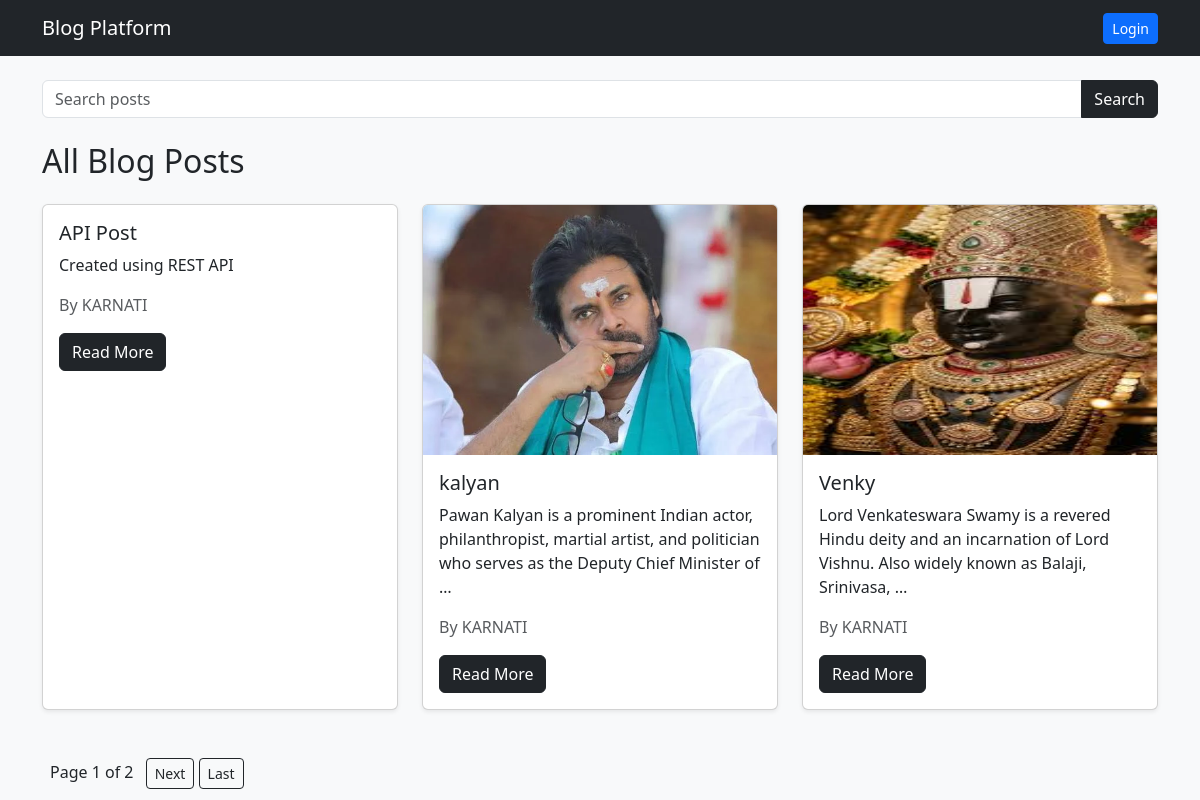
The app's page /, older data.
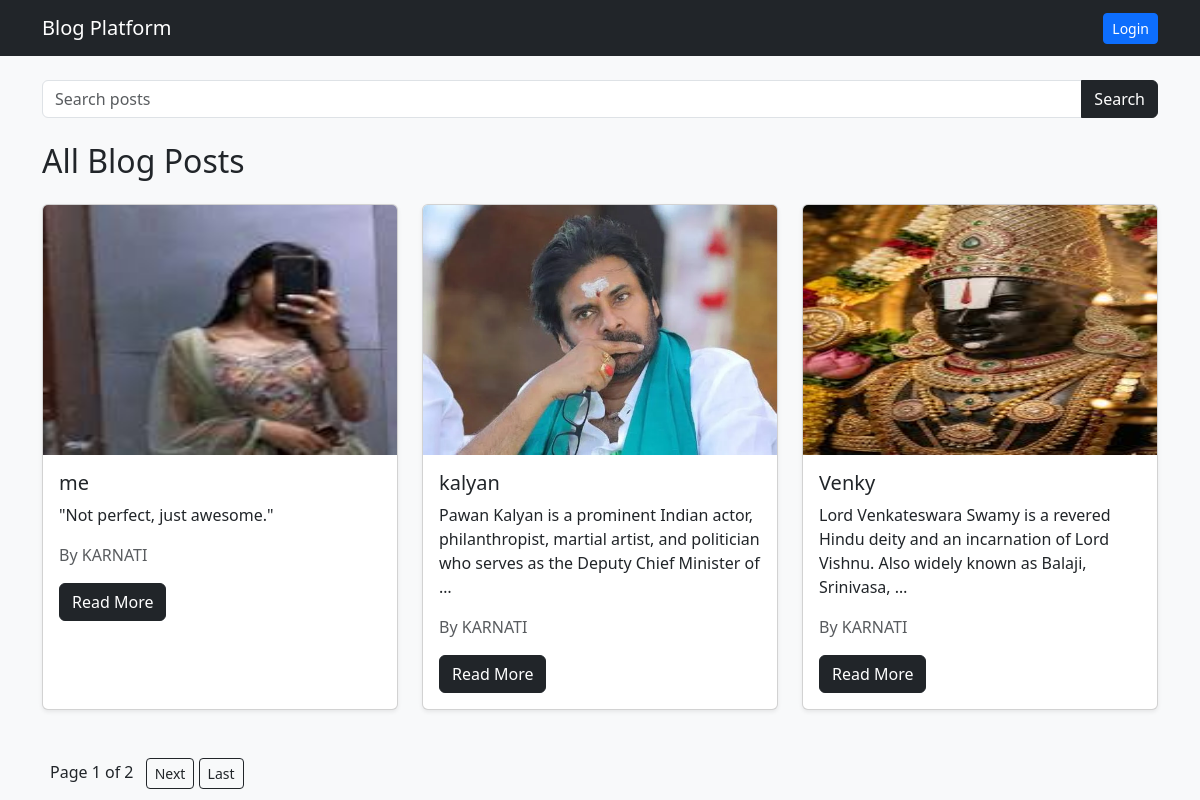
The same page, newer data.
### blog/models.py (models this page shows, shortened)
class Post(models.Model):
    author = models.ForeignKey(
        User,
        on_delete=models.CASCADE
    )
    title = models.CharField(max_length=200)
    content = models.TextField()
    image = models.ImageField(
        upload_to='post_images/',
        blank=True,
        null=True
    )
    likes = models.ManyToManyField(
        User,
        related_name='liked_posts',
        blank=True
    )
    created_at = models.DateTimeField(
        auto_now_add=True
    )

### blog/views.py (the view)
# urls.py: path('', views.home, name='home'),
def home(request):
    posts_list = Post.objects.all().order_by('-created_at')
    paginator = Paginator(posts_list, 3)
    page_number = request.GET.get('page')
    posts = paginator.get_page(page_number)
    return render(request, 'home.html', {
        'posts': posts
    })

### templates/home.html (shortened to what this page needs)
{% extends 'base.html' %}
{% block content %}
<h2 class="mb-4">
    All Blog Posts
</h2>
<div class="row">
{% for post in posts %}
<div class="col-md-4 mb-4">
    <div class="card h-100 shadow-sm">
        {% if post.image %}
            <img
                src="{{ post.image.url }}"
                class="card-img-top"
                height="250"
            >
        {% endif %}
        <div class="card-body">
            <h5 class="card-title">
                {{ post.title }}
            </h5>
            <p class="card-text">
                {{ post.content|truncatewords:20 }}
            </p>
            <p class="text-muted">
                By {{ post.author.username }}
            </p>
            <a
                href="{% url 'post_detail' post.id %}"
                class="btn btn-dark"
            >
                Read More
            </a>
        </div>
    </div>
</div>
{% empty %}
<p>No posts available.</p>
{% endfor %}
</div>
<div class="mt-4">
    <span class="mx-2">
        Page {{ posts.number }}
        of
        {{ posts.paginator.num_pages }}
    </span>
    {% if posts.has_next %}
        <a
            href="?page={{ posts.next_page_number }}"
            class="btn btn-outline-dark btn-sm"
        >
            Next
        </a>
        <a
            href="?page={{ posts.paginator.num_pages }}"
            class="btn btn-outline-dark btn-sm"
        >
            Last
        </a>
    {% endif %}
</div>
{% endblock %}

### templates/base.html (shortened to what this page needs)
{% load static %}
<!DOCTYPE html>
<html lang="en">
<head>
    <link
        href="https://cdn.jsdelivr.net/npm/bootstrap@5.3.3/dist/css/bootstrap.min.css"
        rel="stylesheet"
    >
</head>
<body class="bg-light">
<nav class="navbar navbar-expand-lg navbar-dark bg-dark">
    <div class="container">
        <a class="navbar-brand" href="/">
            Blog Platform
        </a>
        <div>
            {% if user.is_authenticated %}
                <span class="text-white me-3">
                    Welcome {{ user.username }}
                </span>
                <a
                    href="{% url 'create_post' %}"
                    class="btn btn-success btn-sm"
                >
                    Create Post
                </a>
                <a
                    href="{% url 'logout' %}"
                    class="btn btn-danger btn-sm"
                >
                    Logout
                </a>
            {% else %}
                <a
                    href="{% url 'login' %}"
                    class="btn btn-primary btn-sm"
                >
                    Login
                </a>
            {% endif %}
        </div>
    </div>
</nav>
<div class="container mt-4">
    <form
        method="GET"
        action="{% url 'search_posts' %}"
        class="mb-4"
    >
        <div class="input-group">
            <input
                type="text"
                name="q"
                class="form-control"
                placeholder="Search posts"
            >
            <button
                type="submit"
                class="btn btn-dark"
            >
                Search
            </button>
        </div>
    </form>
    {% block content %}
    {% endblock %}
</div>
</body>
</html>

Row changes from the older to the newer data that the page shows:
removed Post: title "API Post", content "Created using REST API", author.username "KARNATI"
added Post: image (picture), title "me", content "\"Not perfect, just awesome.\"", author.username "KARNATI"
